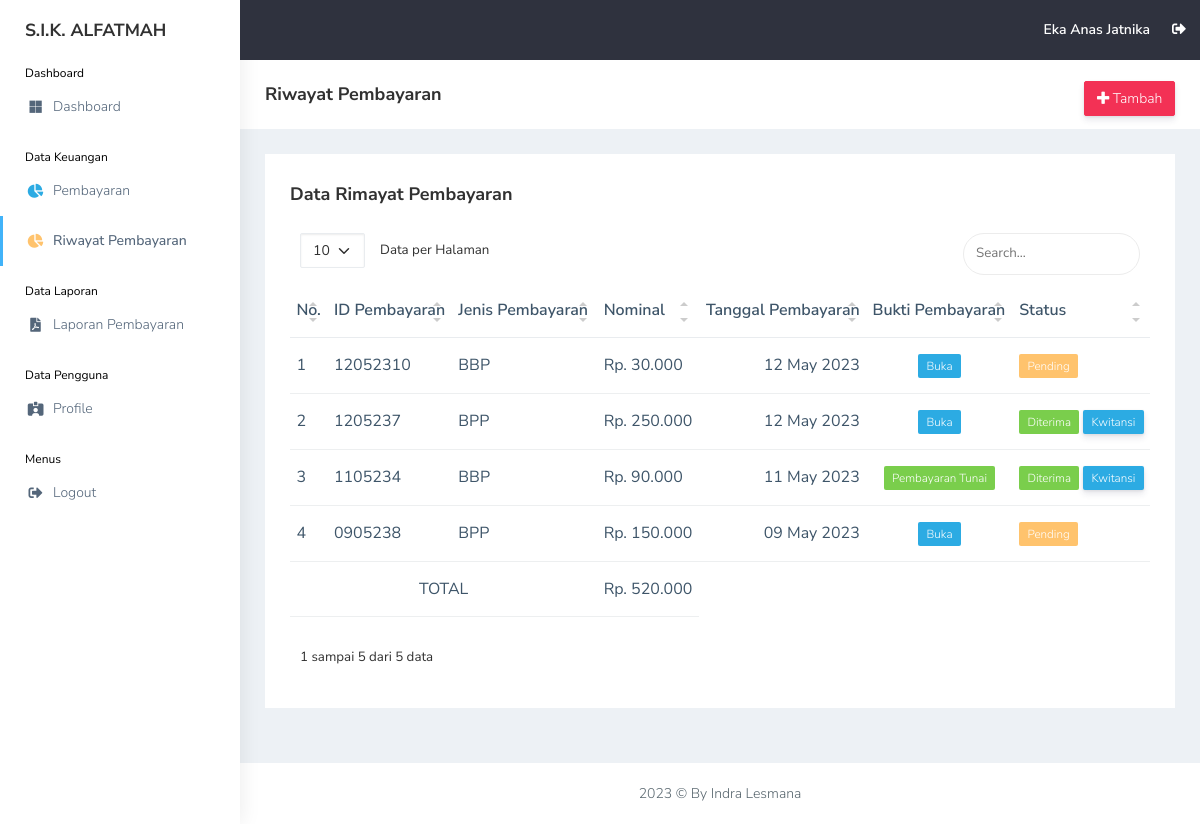
/view_siswa/riwayat.php (signed in), run on an earlier commit of the app's database.
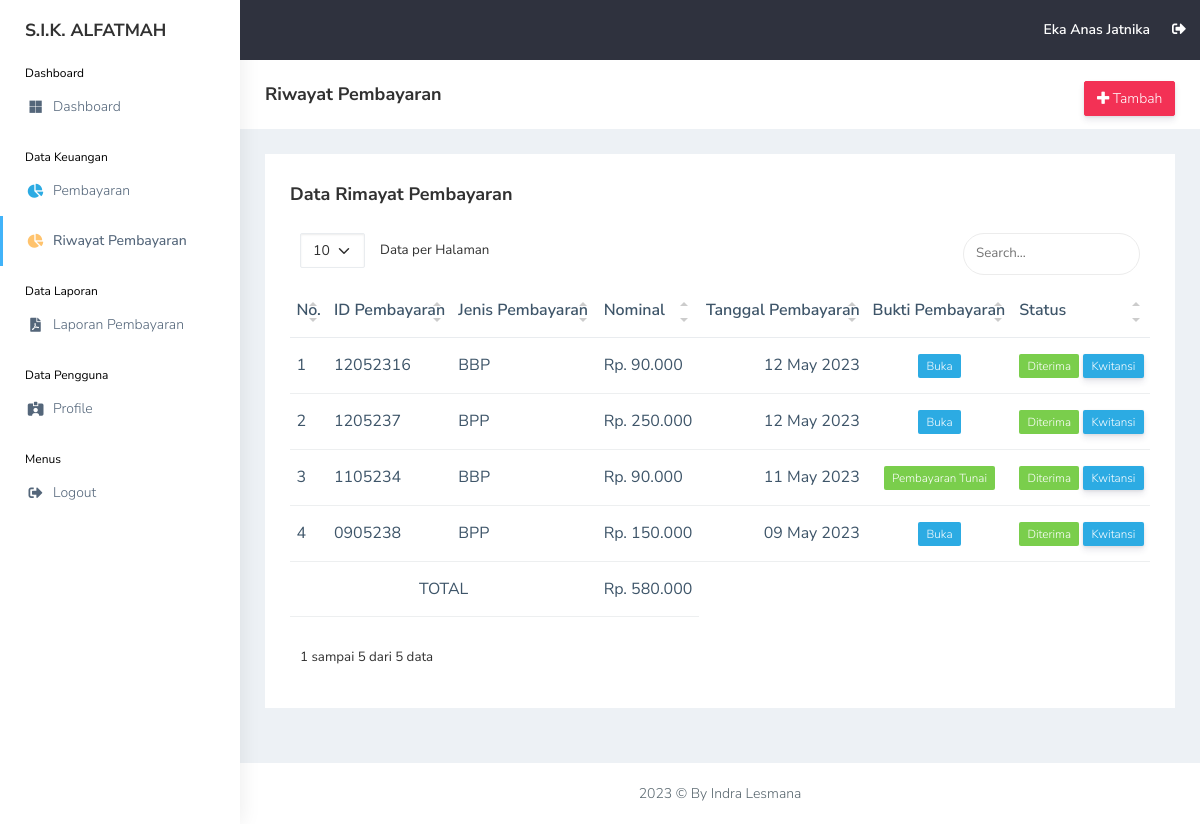
And on a later commit of the database.
### tables this page shows
CREATE TABLE `siswa` (
  `id_siswa` int(11) NOT NULL,
  `nis` int(11) NOT NULL,
  `nisn` int(11) NOT NULL,
  `nama_siswa` varchar(255) NOT NULL,
  `id_rombel` int(11) NOT NULL,
  `jk` varchar(20) NOT NULL,
  `alamat` text NOT NULL,
  `phone` varchar(20) NOT NULL,
  `username` varchar(255) NOT NULL,
  `password` varchar(255) NOT NULL,
  `gambar` varchar(255) NOT NULL,
  `id_tahun_ajaran` int(11) NOT NULL,
  `date_created` date NOT NULL,
  `is_active` int(11) NOT NULL
);

CREATE TABLE `pembayaran` (
  `id_pembayaran` int(11) NOT NULL,
  `id_siswa` int(11) NOT NULL,
  `id_jenis_pembayaran` int(11) NOT NULL,
  `bbp_bulan` int(11) NOT NULL,
  `bbp_tahun` int(11) NOT NULL,
  `nominal_pembayaran` int(11) NOT NULL,
  `tanggal_pembayaran` date NOT NULL,
  `bukti` varchar(255) NOT NULL,
  `status` int(11) NOT NULL
);

CREATE TABLE `jenis_pembayaran` (
  `id_jenis_pembayaran` int(11) NOT NULL,
  `jenis_pembayaran` varchar(255) NOT NULL,
  `nominal` int(11) NOT NULL,
  `deskripsi` text NOT NULL
);

### functions.php (called while the page is built, shortened)
<?php
$conn = mysqli_connect("localhost", "root", "", "db_sika");
function query($query)
{
    global $conn;
    $result = mysqli_query($conn, $query);
    $rows = [];
    while ($row = mysqli_fetch_assoc($result)) {
        $rows[] = $row;
    }
    return $rows;
}

### view_siswa/riwayat.php (the view, shortened to what this page needs)
<?php
include "header.php";
$id_siswa = $user["id_siswa"];
$pembayaran = query(
    "SELECT * FROM pembayaran
        INNER JOIN siswa ON siswa.id_siswa = pembayaran.id_siswa
        INNER JOIN jenis_pembayaran ON jenis_pembayaran.id_jenis_pembayaran = pembayaran.id_jenis_pembayaran
        WHERE pembayaran.id_siswa = $id_siswa
        ORDER BY tanggal_pembayaran DESC, pembayaran.id_pembayaran DESC"
);
$pembayaran_amount = query(
    "SELECT SUM(nominal_pembayaran) AS amount FROM pembayaran WHERE id_siswa = $id_siswa"
)[0];
?>
<div class="page-breadcrumb bg-white">
    <div class="row align-items-center">
        <div class="col-lg-3 col-md-4 col-sm-4 col-xs-12">
            <h4 class="page-title">Riwayat Pembayaran</h4>
        </div>
        <div class="col-lg-9 col-sm-8 col-md-8 col-xs-12">
            <div class="d-md-flex">
                <ol class="breadcrumb ms-auto">
                    <li><a href="pembayaran_add.php"
                            class="btn btn-danger  d-none d-md-block pull-right ms-3 hidden-xs hidden-sm waves-effect waves-light text-white"><i
                                class="fas fa-plus"></i> Tambah</a>
                    </li>
                </ol>
            </div>
        </div>
    </div>
</div>
<div class="container-fluid">
    <div class="row">
        <div class="col-md-12 col-lg-12 col-sm-12">
            <div class="white-box">
                <div class="d-md-flex mb-3">
                    <h3 class="col-12 col-md-6 box-title mb-0">Data Rimayat Pembayaran</h3>
                </div>
                <div class="table-responsive">
                    <table class="table no-wrap" id="data-table">
                        <thead>
                            <tr>
                                <th class="border-top-0">No.</th>
                                <th class="border-top-0">ID Pembayaran</th>
                                <th class="border-top-0">Jenis Pembayaran</th>
                                <th class="border-top-0">Nominal</th>
                                <th class="border-top-0 text-end">Tanggal Pembayaran</th>
                                <th class="border-top-0">Bukti Pembayaran</th>
                                <th class="border-top-0">Status</th>
                            </tr>
                        </thead>
                        <tbody>
                            <?php $i = 1; ?>
                            <?php foreach ($pembayaran as $p): ?>
                                <tr>
                                    <td>
                                        <?= $i; ?>
                                    </td>
                                    <td class="txt-oflo">
                                        <?= date("dmy", strtotime($p["tanggal_pembayaran"])) . $p["id_pembayaran"]; ?>
                                    </td>
                                    <td class="txt-oflo">
                                        <?= $p["jenis_pembayaran"]; ?>
                                    </td>
                                    <td class="txt-oflo">
                                        Rp.
                                        <?= number_format($p["nominal_pembayaran"], 0, ',', '.'); ?>
                                    </td>
                                    <td class="txt-oflo text-end">
                                        <?= date("d F Y", strtotime($p["tanggal_pembayaran"])); ?>
                                    </td>
                                    <td class="txt-oflo text-center">
                                        <?php if ($p["bukti"] == "default.jpg"): ?>
                                            <span class="badge bg-success">Pembayaran Tunai</span>
                                        <?php else: ?>
                                            <a href="../assets/img/bukti/<?= $p["bukti"]; ?>" target="_blank"><span
                                                    class="badge bg-info">Buka</span></a>
                                        <?php endif; ?>
                                    </td>
                                    <td class="txt-oflo">
                                        <?php if ($p["status"] == 1): ?>
                                            <span class="badge bg-success">Diterima</span>
                                            <a href="kwitansi.php?id_pembayaran=<?= $p["id_pembayaran"] ?>&id_siswa=<?= $p["id_siswa"] ?>"
                                                class="badge btn-info" target="_blank">Kwitansi</a>
                                        <?php else: ?>
                                            <span class="badge bg-warning">Pending</span>
                                        <?php endif; ?>
                                    </td>
                                </tr>
                                <?php $i++; ?>
                            <?php endforeach; ?>
                            <tr>
                                <td colspan="3" class="text-center">TOTAL</td>
                                <td>
                                    Rp.
                                    <?= number_format($pembayaran_amount["amount"], 0, ',', '.'); ?>
                                </td>
                            </tr>
                        </tbody>
                    </table>
                </div>
            </div>
        </div>
    </div>
</div>
<?php
include "footer.php";
?>

### view_siswa/header.php (shortened to what this page needs)
<?php
require "../functions.php";
$id = $_SESSION['id'];
$user = query(
    "SELECT * FROM siswa
    INNER JOIN rombel ON rombel.id_rombel = siswa.id_rombel
    INNER JOIN tahun_ajaran ON tahun_ajaran.id_tahun_ajaran = siswa.id_tahun_ajaran
    INNER JOIN guru ON guru.id_guru = rombel.id_guru
    WHERE id_siswa = $id"
)[0];
?>
<!DOCTYPE html>
<html dir="ltr" lang="en">
<head>
    <link rel="stylesheet"
        href="../assets/plugins/bower_components/chartist-plugin-tooltips/dist/chartist-plugin-tooltip.css">
    <link rel="stylesheet" href="../vendor/simple-datatables/style.css">
    <link href="../assets/css/style.min.css" rel="stylesheet">
</head>
<body>
    <div id="main-wrapper" data-layout="vertical" data-navbarbg="skin5" data-sidebartype="full"
        data-sidebar-position="absolute" data-header-position="absolute" data-boxed-layout="full">
        <?php
        include "topbar.php";
        include "sidebar.php";
        ?>
        <div class="page-wrapper">

### view_siswa/topbar.php (shortened to what this page needs)
<header class="topbar" data-navbarbg="skin5">
    <nav class="navbar top-navbar navbar-expand-md navbar-dark">
        <div class="navbar-header" data-logobg="skin6">
            <a class="navbar-brand" href="#">
                <b class="logo-text text-dark">
                    S.I.K. ALFATMAH
                </b>
            </a>
        </div>
        <div class="navbar-collapse collapse" id="navbarSupportedContent" data-navbarbg="skin5">
            <ul class="navbar-nav ms-auto d-flex align-items-center">
                <li>
                    <a class="profile-pic" href="profile.php"><span class="text-white font-medium">
                            <?= $user["nama_siswa"]; ?>
                        </span></a>
                </li>
                <li><a href="../logout.php" class="mr-5 profile-pic"><i class="fas fa-sign-out-alt"
                            onclick="return confirm('Yakin ingin keluar dari aplikasi?');"></i></a></li>
            </ul>
        </div>
    </nav>
</header>

### view_siswa/sidebar.php
<aside class="left-sidebar" data-sidebarbg="skin6">
    <div class="scroll-sidebar">
        <nav class="sidebar-nav">
            <ul id="sidebarnav">
                <li class="sidebar-header d-none d-lg-block">Dashboard</li>
                <li class="sidebar-item">
                    <a class="sidebar-link waves-effect waves-dark sidebar-link" href="dashboard.php"
                        aria-expanded="false">
                        <i class="fab fa-microsoft" aria-hidden="true"></i>
                        <span class="hide-menu">Dashboard</span>
                    </a>
                </li>
                <li class="sidebar-header d-none d-lg-block mt-3">Data Keuangan</li>
                <li class="sidebar-item">
                    <a class="sidebar-link waves-effect waves-dark sidebar-link" href="pembayaran_add.php"
                        aria-expanded="false">
                        <i class="fas fa-chart-pie text-info" aria-hidden="true"></i>
                        <span class="hide-menu">Pembayaran</span>
                    </a>
                </li>
                <li class="sidebar-item">
                    <a class="sidebar-link waves-effect waves-dark sidebar-link" href="riwayat.php"
                        aria-expanded="false">
                        <i class="fas fa-chart-pie text-warning" aria-hidden="true"></i>
                        <span class="hide-menu">Riwayat Pembayaran</span>
                    </a>
                </li>
                <li class="sidebar-header d-none d-lg-block mt-3">Data Laporan</li>
                <li class="sidebar-item">
                    <a class="sidebar-link waves-effect waves-dark sidebar-link" href="laporan.php"
                        aria-expanded="false">
                        <i class="fas fa-file-pdf" aria-hidde n="true"></i>
                        <span class="hide-menu">Laporan Pembayaran</span>
                    </a>
                </li>
                <li class="sidebar-header d-none d-lg-block mt-3">Data Pengguna</li>
                <li class="sidebar-item">
                    <a class="sidebar-link waves-effect waves-dark sidebar-link" href="profile.php"
                        aria-expanded="false">
                        <i class="fas fa-id-card-alt" aria-hidden="true"></i>
                        <span class="hide-menu">Profile</span>
                    </a>
                </li>
                <li class="sidebar-header d-none d-lg-block mt-3">Menus</li>
                <li class="sidebar-item">
                    <a class="sidebar-link waves-effect waves-dark sidebar-link" href="../logout.php"
                        aria-expanded="false" onclick="return confirm('Yakin ingin keluar dari aplikasi?');">
                        <i class="fas fa-sign-out-alt" aria-hidden="true"></i>
                        <span class="hide-menu">Logout</span>
                    </a>
                </li>
            </ul>
        </nav>
    </div>
</aside>

### view_siswa/footer.php (shortened to what this page needs)
<footer class="footer text-center">
    <?= date("Y"); ?> © By Indra Lesmana
</footer>
</div>
</div>
</body>
</html>

### view_siswa/header.php (style rules this page uses)
.sidebar-header { width: 100%; position: relative; padding-left: 25px; color: #000; font-size: 12px; }

What changed in the data, as far as the page shows it:
removed pembayaran: tanggal_pembayaran "120523", id_pembayaran "10", id_jenis_pembayaran.jenis_pembayaran "BBP", nominal_pembayaran "30.000", tanggal_pembayaran "12 May 2023", status "Pending"
added pembayaran: tanggal_pembayaran "120523", id_pembayaran "16", id_jenis_pembayaran.jenis_pembayaran "BBP", nominal_pembayaran "90.000", tanggal_pembayaran "12 May 2023"
changed pembayaran "09 May 2023": status "Pending" → "Diterima Kwitansi"
Also different on the page:
$pembayaran_amount["amount"]: "520.000" → "580.000"
